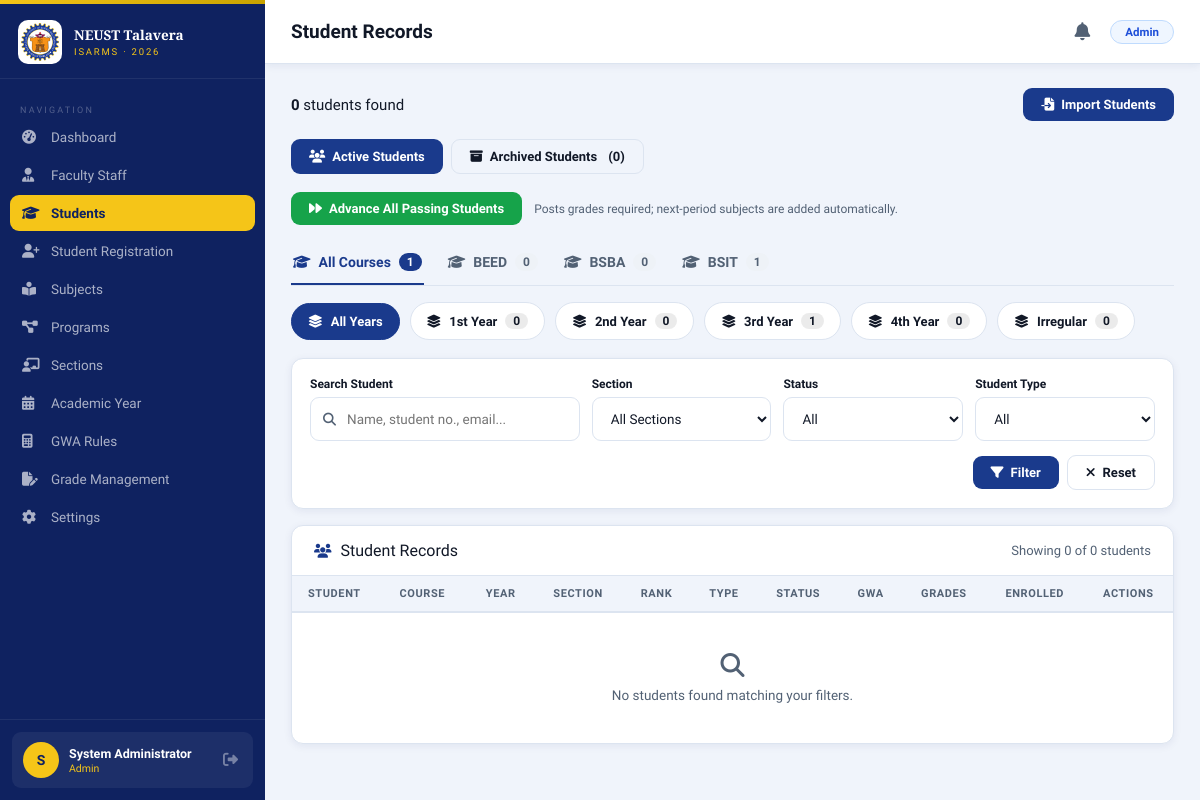
The page /modules/registrar/students.php (signed in) on the database its author committed.
### tables this page shows
CREATE TABLE `programs` (
  `programID` int(11) NOT NULL,
  `programCode` varchar(20) NOT NULL COMMENT 'e.g. BSIT, BSCS',
  `programName` varchar(150) NOT NULL,
  `programDesc` text DEFAULT NULL,
  `dateCreated` timestamp NOT NULL DEFAULT current_timestamp(),
  `dateDeleted` timestamp NULL DEFAULT NULL
);

### includes/functions.php (called while the page is built, shortened)
<?php
require_once __DIR__ . '/config.php';
function sanitize(string $input): string {
    return htmlspecialchars(strip_tags(trim($input)), ENT_QUOTES, 'UTF-8');
}

### includes/config.php (called while the page is built, shortened)
<?php
class Database {
    private static ?Database $instance = null;
    private PDO $pdo;
    private function __construct() {
        $dsn = "mysql:host=" . DB_HOST . ";port=" . DB_PORT . ";dbname=" . DB_NAME . ";charset=" . DB_CHARSET;
        $options = [
            PDO::ATTR_ERRMODE            => PDO::ERRMODE_EXCEPTION,
            PDO::ATTR_DEFAULT_FETCH_MODE => PDO::FETCH_ASSOC,
            PDO::ATTR_EMULATE_PREPARES   => false,
        ];
        try {
            $this->pdo = new PDO($dsn, DB_USER, DB_PASS, $options);
        } catch (PDOException $e) {
            error_log("DB Connection Error: " . $e->getMessage());
            die(json_encode(['success' => false, 'message' => 'Database connection failed.']));
        }
    }
    public static function getInstance(): Database {
        if (self::$instance === null) {
            self::$instance = new Database();
        }
        return self::$instance;
    }
    public function query(string $sql, array $params = []): PDOStatement {
        $stmt = $this->pdo->prepare($sql);
        $stmt->execute($params);
        return $stmt;
    }
    public function fetchOne(string $sql, array $params = []): ?array {
        $row = $this->query($sql, $params)->fetch();
        return $row ?: null;
    }
    public function fetchAll(string $sql, array $params = []): array {
        return $this->query($sql, $params)->fetchAll();
    }
}

### modules/registrar/students.php (the view, shortened to what this page needs)
<?php
require_once ROOT . '/includes/config.php';
require_once ROOT . '/includes/functions.php';
$db   = Database::getInstance();
$search = sanitize($_GET['search'] ?? '');
$progID = (int)($_GET['program_id'] ?? 0);
$yearLvl = (int)($_GET['year_level'] ?? 0);
$sectionID = (int)($_GET['section_id'] ?? 0);
$enrolled = isset($_GET['enrolled'])
    ? (string)$_GET['enrolled']
    : '';
$studentType = $_GET['student_type'] ?? '';
$showArchived = ($_GET['view'] ?? '') === 'archived';
$where  = [$showArchived ? 's.dateDeleted IS NOT NULL' : 's.dateDeleted IS NULL'];
$params = [];
$baseWhereSQL = implode(' AND ', $where);
$programs = $db->fetchAll(
    "
    SELECT
        programID,
        programCode
    FROM programs
    WHERE dateDeleted IS NULL
    ORDER BY programCode ASC
    "
);
$programCounts = [];
foreach ($programs as $p) {
    $cParams = $params;
    $cParams[':cnt_program_id'] = $p['programID'];
    $row = $db->fetchOne(
        "
        SELECT COUNT(*) AS c
        FROM students s
        WHERE $baseWhereSQL
          AND s.programID = :cnt_program_id
        ",
        $cParams
    );
    $programCounts[$p['programID']] = (int)($row['c'] ?? 0);
}
$allProgramsCountRow = $db->fetchOne(
    "
    SELECT COUNT(*) AS c
    FROM students s
    WHERE $baseWhereSQL
    ",
    $params
);
$allProgramsCount = (int)($allProgramsCountRow['c'] ?? 0);
$yearWhereSQL = $baseWhereSQL;
$yearParams   = $params;
$yearCounts = [1 => 0, 2 => 0, 3 => 0, 4 => 0, 5 => 0];
foreach ($yearCounts as $yl => $ignore) {
    $yParams = $yearParams;
    $yParams[':cnt_year_level'] = $yl;
    $row = $db->fetchOne(
        "
        SELECT COUNT(*) AS c
        FROM students s
        WHERE $yearWhereSQL
          AND s.yearLevel = :cnt_year_level
        ",
        $yParams
    );
    $yearCounts[$yl] = (int)($row['c'] ?? 0);
}
$hasExplicitFilter = $search !== '' || $progID > 0 || $yearLvl > 0 || $sectionID > 0 || $enrolled !== '' || $studentType !== '' || $showArchived;
if (!$hasExplicitFilter) {
    $total = 0;
    $students = [];
    $archivedCount = 0;
}
function buildStudentsUrl(array $overrides = []): string
{
    $q = array_merge($_GET, $overrides);
    unset($q['page']);
    return 'students.php?' . http_build_query($q);
}
require_once ROOT . '/includes/header.php';
?>
<div style="display:flex;align-items:center;justify-content:space-between;gap:12px;flex-wrap:wrap;margin-bottom:18px;">
    <span style="font-size:15px;">
        <strong><?= number_format($total) ?></strong>
        student<?= $total === 1 ? '' : 's' ?> found
    </span>
    <button type="button" class="btn btn-primary" onclick="openStudentImportModal()">
        <i class="fas fa-file-import"></i>
        Import Students
    </button>
</div>
<div style="display:flex; gap:8px; margin-bottom:18px; flex-wrap:wrap;">
    <a
        href="<?= htmlspecialchars(buildStudentsUrl(['view' => ''])) ?>"
        class="btn <?= !$showArchived ? 'btn-primary' : 'btn-outline' ?>"
    >
        <i class="fas fa-users"></i>
        Active Students
    </a>
    <a
        href="<?= htmlspecialchars(buildStudentsUrl(['view' => 'archived'])) ?>"
        class="btn <?= $showArchived ? 'btn-primary' : 'btn-outline' ?>"
    >
        <i class="fas fa-box-archive"></i>
        Archived Students
        <span style="margin-left:4px;">(<?= number_format($archivedCount) ?>)</span>
    </a>
</div>
<?php if (!$showArchived): ?>
<form method="POST" style="margin-bottom:18px;" onsubmit="return confirm('Advance every eligible passing student and enroll them in the next configured semester or academic year?');">
    <button type="submit" class="btn btn-success">
        <i class="fas fa-forward"></i>
        Advance All Passing Students
    </button>
    <span style="font-size:12px;color:var(--text-muted);margin-left:8px;">
        Posts grades required; next-period subjects are added automatically.
    </span>
</form>
<?php endif; ?>
<div class="program-tabs" role="tablist">
    <a
        href="<?= htmlspecialchars(buildStudentsUrl(['program_id' => ''])) ?>"
        class="program-tab <?= $progID === 0 ? 'active' : '' ?>"
    >
        <i class="fas fa-graduation-cap"></i>
        All Courses
        <span class="program-tab-count"><?= number_format($allProgramsCount) ?></span>
    </a>
    <?php foreach ($programs as $p): ?>
    <a
        href="<?= htmlspecialchars(buildStudentsUrl(['program_id' => $p['programID']])) ?>"
        class="program-tab <?= $progID === (int)$p['programID'] ? 'active' : '' ?>"
    >
        <i class="fas fa-graduation-cap"></i>
        <?= htmlspecialchars($p['programCode']) ?>
        <span class="program-tab-count"><?= number_format($programCounts[$p['programID']] ?? 0) ?></span>
    </a>
    <?php endforeach; ?>
</div>
<div class="year-pills">
    <a
        href="<?= htmlspecialchars(buildStudentsUrl(['year_level' => ''])) ?>"
        class="year-pill <?= $yearLvl === 0 ? 'active' : '' ?>"
    >
        <i class="fas fa-layer-group"></i>
        All Years
    </a>
    <?php
    $yearLabels = [1 => '1st Year', 2 => '2nd Year', 3 => '3rd Year', 4 => '4th Year', 5 => 'Irregular'];
    ?>
    <?php foreach ($yearLabels as $yl => $label): ?>
    <a
        href="<?= htmlspecialchars(buildStudentsUrl(['year_level' => $yl])) ?>"
        class="year-pill <?= $yearLvl === $yl ? 'active' : '' ?>"
    >
        <i class="fas fa-layer-group"></i>
        <?= $label ?>
        <span class="year-pill-count"><?= number_format($yearCounts[$yl] ?? 0) ?></span>
    </a>
    <?php endforeach; ?>
</div>
<div class="card" style="margin-bottom:16px; overflow:visible;">
    <div class="card-body" style="padding:18px; overflow:visible;">
        <form method="GET" action="students.php" id="studentFilterForm" style="width:100%;">
            <div
                style="
                    display:grid;
                    grid-template-columns:
                        minmax(220px, 1.5fr)
                        repeat(3, minmax(160px, 1fr));
                    gap:12px;
                    align-items:end;
                    width:100%;
                "
                class="student-filter-grid"
            >
                <div>
                    <label class="form-label" for="studentSearch">
                        Search Student
                    </label>
                    <div style="position:relative; width:100%;">
                        <input
                            type="text"
                            id="studentSearch"
                            name="search"
                            class="form-control"
                            style="width:100%; padding-left:36px; box-sizing:border-box;"
                            placeholder="Name, student no., email..."
                            value="<?= htmlspecialchars($search) ?>"
                        >
                    </div>
                </div>
                <div>
                    <label class="form-label" for="sectionFilter">
                        Section
                    </label>
                    <select id="sectionFilter" name="section_id" class="form-control" style="width:100%;">
                        <option value="">All Sections</option>
                    </select>
                </div>
                <div>
                    <label class="form-label" for="statusFilter">
                        Status
                    </label>
                    <select id="statusFilter" name="enrolled" class="form-control" style="width:100%;">
                        <option value="">All</option>
                    </select>
                </div>
                <div>
                    <label class="form-label" for="typeFilter">
                        Student Type
                    </label>
                    <select id="typeFilter" name="student_type" class="form-control" style="width:100%;">
                        <option value="">All</option>
                    </select>
                </div>
            </div>
            <div style="display:flex; justify-content:flex-end; align-items:center; gap:8px; margin-top:14px;">
                <button type="submit" class="btn btn-primary">
                    <i class="fas fa-filter"></i>
                    Filter
                </button>
                <a
                    href="<?= htmlspecialchars(buildStudentsUrl([
                        'search'       => '',
                        'section_id'   => '',
                        'enrolled'     => '',
                        'student_type' => '',
                    ])) ?>"
                    class="btn btn-outline"
                >
                    <i class="fas fa-times"></i>
                    Reset
                </a>
            </div>
        </form>
    </div>
</div>
<div class="card">
    <div class="card-header">
        <div class="card-title">
            <i class="fas fa-users"></i>
            <?= $showArchived ? 'Archived Students' : 'Student Records' ?>
        </div>
        <span style="font-size:13px; color:var(--text-muted);">
            Showing <?= count($students) ?> of <?= number_format($total) ?> students
        </span>
    </div>
    <div style="overflow-x:auto;">
        <table class="data-table">
            <thead>
                <tr>
                    <th>Student</th>
                    <th>Course</th>
                    <th style="text-align:center;">Year</th>
                    <th style="text-align:center;">Section</th>
                    <th style="text-align:center;">Rank</th>
                    <th style="text-align:center;">Type</th>
                    <th style="text-align:center;">Status</th>
                    <th style="text-align:center;">GWA</th>
                    <th style="text-align:center;">Grades</th>
                    <th style="text-align:center;">Enrolled</th>
                    <th style="text-align:center;">Actions</th>
                </tr>
            </thead>
            <tbody>
            <?php if (empty($students)): ?>
                <tr>
                    <td colspan="11" style="text-align:center; padding:40px; color:var(--text-muted);">
                        <i class="fas fa-search" style="font-size:24px; margin-bottom:10px; display:block;"></i>
                        No students found matching your filters.
                    </td>
                </tr>
            <?php endif; ?>
            </tbody>
        </table>
    </div>
</div>
<?php
require_once ROOT . '/includes/footer.php';
?>

### rows shown on the page
programs: programCode "BEED", programID "0"
programs: programCode "BSBA", programID "0"
programs: programCode "BSIT", programID "1"

### other values the page prints
$link['label'] "Dashboard"
$link['label'] "Faculty Staff"
$link['label'] "Students"
$link['label'] "Student Registration"
$link['label'] "Subjects"
$link['label'] "Programs"
$link['label'] "Sections"
$link['label'] "Academic Year"
$link['label'] "GWA Rules"
$link['label'] "Grade Management"
$link['label'] "Settings"
$initials "S"
$user['name'] "System Administrator"
$role "Admin"
$pageTitle "Student Records"
